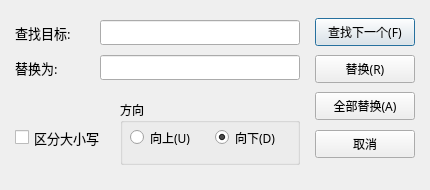
<?xml version="1.0" encoding="UTF-8"?>
<ui version="4.0">
 <class>ReplaceDialog</class>
 <widget class="QDialog" name="ReplaceDialog">
  <property name="geometry">
   <rect>
    <x>0</x>
    <y>0</y>
    <width>430</width>
    <height>190</height>
   </rect>
  </property>
  <property name="windowTitle">
   <string>替换</string>
  </property>
  <property name="windowIcon">
   <iconset resource="icons.qrc">
    <normaloff>:/icons/replace.png</normaloff>:/icons/replace.png</iconset>
  </property>
  <widget class="QLabel" name="label">
   <property name="geometry">
    <rect>
     <x>15</x>
     <y>20</y>
     <width>80</width>
     <height>25</height>
    </rect>
   </property>
   <property name="font">
    <font>
     <family>Microsoft YaHei</family>
     <pointsize>10</pointsize>
    </font>
   </property>
   <property name="text">
    <string>查找目标:</string>
   </property>
  </widget>
  <widget class="QLineEdit" name="lineEditFind">
   <property name="geometry">
    <rect>
     <x>100</x>
     <y>20</y>
     <width>200</width>
     <height>25</height>
    </rect>
   </property>
   <property name="font">
    <font>
     <family>Microsoft YaHei</family>
     <pointsize>10</pointsize>
    </font>
   </property>
  </widget>
  <widget class="QLabel" name="label_2">
   <property name="geometry">
    <rect>
     <x>15</x>
     <y>55</y>
     <width>80</width>
     <height>25</height>
    </rect>
   </property>
   <property name="font">
    <font>
     <family>Microsoft YaHei</family>
     <pointsize>10</pointsize>
    </font>
   </property>
   <property name="text">
    <string>替换为:</string>
   </property>
  </widget>
  <widget class="QLineEdit" name="lineEditReplace">
   <property name="geometry">
    <rect>
     <x>100</x>
     <y>55</y>
     <width>200</width>
     <height>25</height>
    </rect>
   </property>
   <property name="font">
    <font>
     <family>Microsoft YaHei</family>
     <pointsize>10</pointsize>
    </font>
   </property>
  </widget>
  <widget class="QPushButton" name="btnFindNext">
   <property name="geometry">
    <rect>
     <x>315</x>
     <y>18</y>
     <width>100</width>
     <height>28</height>
    </rect>
   </property>
   <property name="font">
    <font>
     <family>Microsoft YaHei</family>
     <pointsize>9</pointsize>
    </font>
   </property>
   <property name="text">
    <string>查找下一个(F)</string>
   </property>
   <property name="default">
    <bool>true</bool>
   </property>
  </widget>
  <widget class="QPushButton" name="btnReplace">
   <property name="geometry">
    <rect>
     <x>315</x>
     <y>55</y>
     <width>100</width>
     <height>28</height>
    </rect>
   </property>
   <property name="font">
    <font>
     <family>Microsoft YaHei</family>
     <pointsize>9</pointsize>
    </font>
   </property>
   <property name="text">
    <string>替换(R)</string>
   </property>
  </widget>
  <widget class="QPushButton" name="btnReplaceAll">
   <property name="geometry">
    <rect>
     <x>315</x>
     <y>92</y>
     <width>100</width>
     <height>28</height>
    </rect>
   </property>
   <property name="font">
    <font>
     <family>Microsoft YaHei</family>
     <pointsize>9</pointsize>
    </font>
   </property>
   <property name="text">
    <string>全部替换(A)</string>
   </property>
  </widget>
  <widget class="QPushButton" name="btnCancel">
   <property name="geometry">
    <rect>
     <x>315</x>
     <y>130</y>
     <width>100</width>
     <height>28</height>
    </rect>
   </property>
   <property name="font">
    <font>
     <family>Microsoft YaHei</family>
     <pointsize>9</pointsize>
    </font>
   </property>
   <property name="text">
    <string>取消</string>
   </property>
  </widget>
  <widget class="QCheckBox" name="checkBoxCase">
   <property name="geometry">
    <rect>
     <x>15</x>
     <y>125</y>
     <width>100</width>
     <height>25</height>
    </rect>
   </property>
   <property name="font">
    <font>
     <family>Microsoft YaHei</family>
     <pointsize>10</pointsize>
    </font>
   </property>
   <property name="text">
    <string>区分大小写</string>
   </property>
  </widget>
  <widget class="QGroupBox" name="groupBoxDirection">
   <property name="geometry">
    <rect>
     <x>120</x>
     <y>100</y>
     <width>180</width>
     <height>65</height>
    </rect>
   </property>
   <property name="font">
    <font>
     <family>Microsoft YaHei</family>
     <pointsize>9</pointsize>
    </font>
   </property>
   <property name="title">
    <string>方向</string>
   </property>
   <widget class="QRadioButton" name="radioUp">
    <property name="geometry">
     <rect>
      <x>10</x>
      <y>25</y>
      <width>80</width>
      <height>25</height>
     </rect>
    </property>
    <property name="font">
     <font>
      <family>Microsoft YaHei</family>
      <pointsize>9</pointsize>
     </font>
    </property>
    <property name="text">
     <string>向上(U)</string>
    </property>
   </widget>
   <widget class="QRadioButton" name="radioDown">
    <property name="geometry">
     <rect>
      <x>95</x>
      <y>25</y>
      <width>80</width>
      <height>25</height>
     </rect>
    </property>
    <property name="font">
     <font>
      <family>Microsoft YaHei</family>
      <pointsize>9</pointsize>
     </font>
    </property>
    <property name="text">
     <string>向下(D)</string>
    </property>
    <property name="checked">
     <bool>true</bool>
    </property>
   </widget>
  </widget>
 </widget>
 <resources>
  <include location="icons.qrc"/>
 </resources>
</ui>
